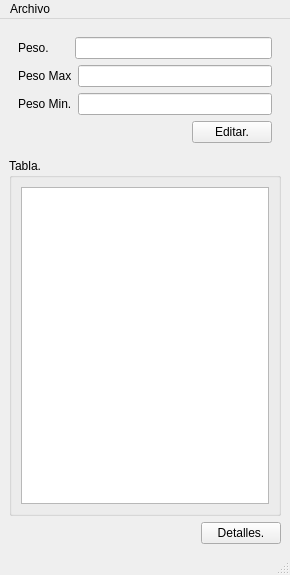
<?xml version="1.0" encoding="UTF-8"?>
<ui version="4.0">
 <class>Principal</class>
 <widget class="QMainWindow" name="Principal">
  <property name="geometry">
   <rect>
    <x>0</x>
    <y>0</y>
    <width>290</width>
    <height>575</height>
   </rect>
  </property>
  <property name="windowTitle">
   <string>Principal</string>
  </property>
  <property name="windowIcon">
   <iconset resource="res.qrc">
    <normaloff>:/Recursos/bascula.png</normaloff>:/Recursos/bascula.png</iconset>
  </property>
  <widget class="QWidget" name="centralwidget">
   <layout class="QGridLayout" name="gridLayout_2">
    <item row="0" column="0">
     <widget class="QWidget" name="widget" native="true">
      <layout class="QGridLayout" name="gridLayout">
       <item row="0" column="0">
        <layout class="QHBoxLayout" name="horizontalLayout">
         <item>
          <widget class="QLabel" name="label">
           <property name="text">
            <string>Peso.      </string>
           </property>
          </widget>
         </item>
         <item>
          <widget class="QLineEdit" name="lineEdit">
           <property name="readOnly">
            <bool>true</bool>
           </property>
          </widget>
         </item>
        </layout>
       </item>
       <item row="1" column="0">
        <layout class="QHBoxLayout" name="horizontalLayout_2">
         <item>
          <widget class="QLabel" name="label_2">
           <property name="text">
            <string>Peso Max</string>
           </property>
          </widget>
         </item>
         <item>
          <widget class="QLineEdit" name="lineEdit_2">
           <property name="readOnly">
            <bool>true</bool>
           </property>
          </widget>
         </item>
        </layout>
       </item>
       <item row="2" column="0">
        <layout class="QHBoxLayout" name="horizontalLayout_3">
         <item>
          <widget class="QLabel" name="label_3">
           <property name="text">
            <string>Peso Min.</string>
           </property>
          </widget>
         </item>
         <item>
          <widget class="QLineEdit" name="lineEdit_3">
           <property name="readOnly">
            <bool>true</bool>
           </property>
          </widget>
         </item>
        </layout>
       </item>
       <item row="3" column="0">
        <layout class="QHBoxLayout" name="horizontalLayout_5">
         <item>
          <spacer name="horizontalSpacer">
           <property name="orientation">
            <enum>Qt::Horizontal</enum>
           </property>
           <property name="sizeHint" stdset="0">
            <size>
             <width>40</width>
             <height>20</height>
            </size>
           </property>
          </spacer>
         </item>
         <item>
          <widget class="QPushButton" name="editar">
           <property name="cursor">
            <cursorShape>PointingHandCursor</cursorShape>
           </property>
           <property name="text">
            <string>Editar.</string>
           </property>
           <property name="icon">
            <iconset resource="res.qrc">
             <normaloff>:/Recursos/editar.png</normaloff>:/Recursos/editar.png</iconset>
           </property>
          </widget>
         </item>
        </layout>
       </item>
      </layout>
     </widget>
    </item>
    <item row="1" column="0">
     <widget class="QGroupBox" name="groupBox">
      <property name="title">
       <string>Tabla.</string>
      </property>
      <layout class="QHBoxLayout" name="horizontalLayout_4">
       <item>
        <widget class="QTableWidget" name="tableWidget">
         <property name="cursor" stdset="0">
          <cursorShape>ForbiddenCursor</cursorShape>
         </property>
        </widget>
       </item>
      </layout>
     </widget>
    </item>
    <item row="2" column="0">
     <layout class="QHBoxLayout" name="horizontalLayout_6">
      <item>
       <spacer name="horizontalSpacer_2">
        <property name="orientation">
         <enum>Qt::Horizontal</enum>
        </property>
        <property name="sizeHint" stdset="0">
         <size>
          <width>40</width>
          <height>20</height>
         </size>
        </property>
       </spacer>
      </item>
      <item>
       <widget class="QPushButton" name="detalles">
        <property name="cursor">
         <cursorShape>PointingHandCursor</cursorShape>
        </property>
        <property name="text">
         <string>Detalles.</string>
        </property>
        <property name="icon">
         <iconset resource="res.qrc">
          <normaloff>:/Recursos/identificacion.png</normaloff>:/Recursos/identificacion.png</iconset>
        </property>
       </widget>
      </item>
     </layout>
    </item>
   </layout>
  </widget>
  <widget class="QMenuBar" name="menubar">
   <property name="geometry">
    <rect>
     <x>0</x>
     <y>0</y>
     <width>290</width>
     <height>21</height>
    </rect>
   </property>
   <widget class="QMenu" name="menuArchivo">
    <property name="title">
     <string>Archivo</string>
    </property>
    <addaction name="actionGuardar"/>
    <addaction name="actionAbrir"/>
    <addaction name="separator"/>
    <addaction name="actionSalir"/>
   </widget>
   <addaction name="menuArchivo"/>
  </widget>
  <widget class="QStatusBar" name="statusbar"/>
  <action name="actionGuardar">
   <property name="icon">
    <iconset resource="res.qrc">
     <normaloff>:/Recursos/descarga-directa (1).png</normaloff>:/Recursos/descarga-directa (1).png</iconset>
   </property>
   <property name="text">
    <string>Guardar.</string>
   </property>
  </action>
  <action name="actionAbrir">
   <property name="icon">
    <iconset resource="res.qrc">
     <normaloff>:/Recursos/carpeta (1).png</normaloff>:/Recursos/carpeta (1).png</iconset>
   </property>
   <property name="text">
    <string>Abrir.</string>
   </property>
  </action>
  <action name="actionSalir">
   <property name="icon">
    <iconset resource="res.qrc">
     <normaloff>:/Recursos/salida.png</normaloff>:/Recursos/salida.png</iconset>
   </property>
   <property name="text">
    <string>Salir.</string>
   </property>
  </action>
 </widget>
 <resources>
  <include location="res.qrc"/>
 </resources>
 <connections/>
</ui>
